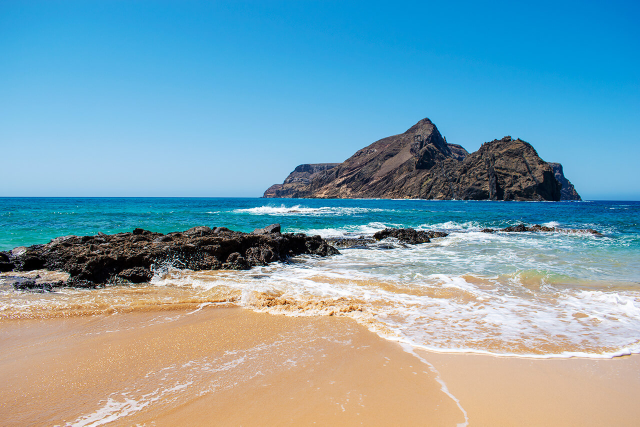
#> input picture pic/ocean.jpg, 1280 x 853 px (shown at 1/2 size)
$ python task3.py   (older library calls are emulated)
#> lines starting #> are read from the running program, lines starting #| are printed output that depends on the picture; after the words box and inside, x2 and y2 are one past the last pixel; in counts of white or black regions, pixels touching at a corner belong together
import cv2

# открываем и ресайзим изображение
img = cv2.imread("pic/ocean.jpg", cv2.IMREAD_UNCHANGED)
#> img is the input picture: shape (853, 1280, 3); mean B, G, R 176.4, 162.3, 123.7
img = cv2.resize(img, (640, 420))
#> img: shape (420, 640, 3)
# переводим в оттенки сеерого
gray = cv2.cvtColor(img, cv2.COLOR_BGR2GRAY)

cv2.imshow("Before", img)
cv2.imshow("Gray", gray)

# создание выравнивания гистограмм
img_eh = cv2.equalizeHist(gray)
cv2.imshow('equalizeHist', img_eh)

# локальное выравнивание гистограмм
clahe = cv2.createCLAHE(clipLimit=2.0, tileGridSize=(8, 8))
dst = clahe.apply(gray)
cv2.imshow("Local", dst)

# Гауссовское размытие
hsv = cv2.GaussianBlur(gray, (9, 9), 0)
cv2.imshow('Gaussian Blur', hsv)

# фильтр Лапласа
laplacian = cv2.Laplacian(hsv, cv2.CV_64F)

# фильтры Собеля
sobelx = cv2.Sobel(hsv, cv2.CV_64F, 1, 0, ksize=1) # x
sobely = cv2.Sobel(hsv, cv2.CV_64F, 0, 1, ksize=5) # y
sobelxy = cv2.Sobel(hsv, cv2.CV_64F, 1, 1, ksize=5) # y
cv2.imshow('Laplacian', laplacian)
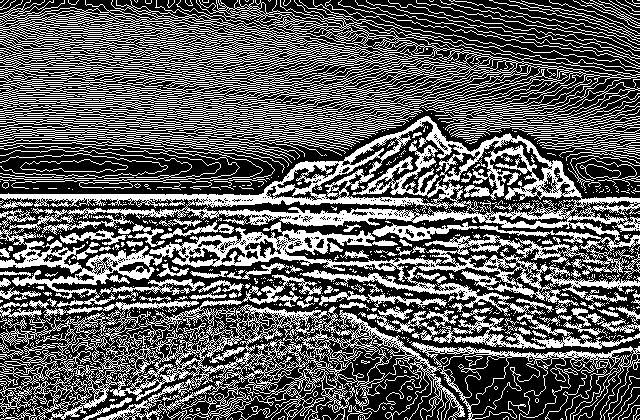
#> window 'Laplacian': shape (420, 640); 37.3% white in thin lines or dots
cv2.imshow('Sobel x', sobelx)
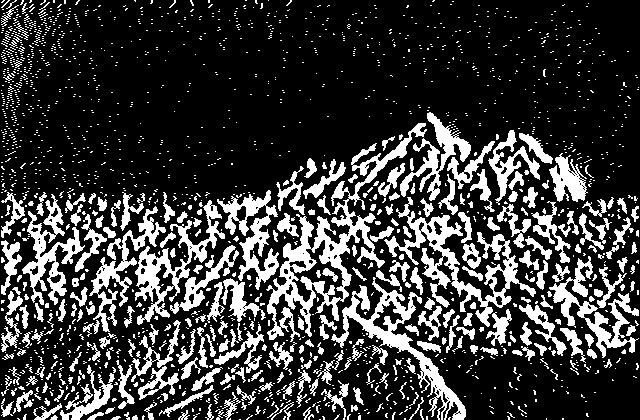
#> window 'Sobel x': shape (420, 640); 23.2% white; 1844 white regions (1576 under 20 px), largest, box (x1, y1, x2, y2) and area: (266, 123, 427, 342) 5950, (384, 197, 536, 327) 4006, (331, 277, 466, 420) 3346
cv2.imshow('Sobel y', sobely)
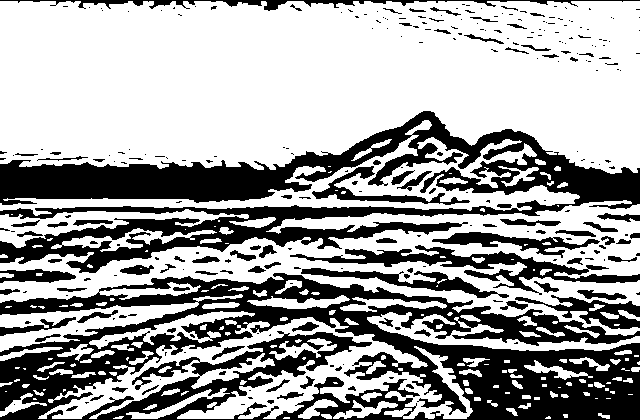
#> window 'Sobel y': shape (420, 640); 64.1% white; 280 black regions (189 under 20 px), largest, box (x1, y1, x2, y2) and area: (0, 273, 640, 420) 44666, (0, 111, 640, 273) 32617, (290, 245, 640, 295) 4000
cv2.imshow('Sobel xy', sobelxy)
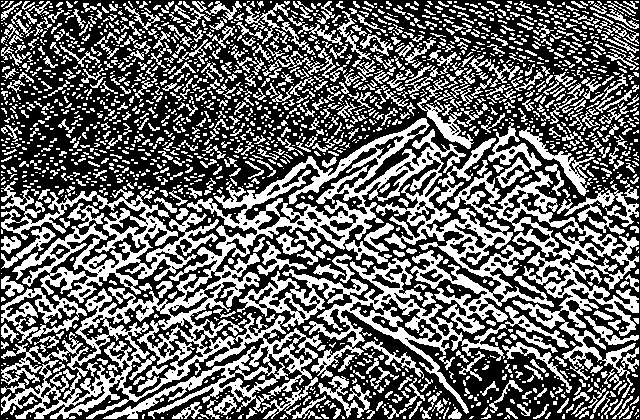
#> window 'Sobel xy': shape (420, 640); 40.8% white; 2131 white regions (1460 under 20 px), largest, box (x1, y1, x2, y2) and area: (1, 118, 554, 419) 30833, (447, 171, 639, 398) 8486, (237, 258, 569, 414) 7793

# открываем изображение с собакой
img2 = cv2.imread("pic/haska.png", cv2.IMREAD_UNCHANGED)
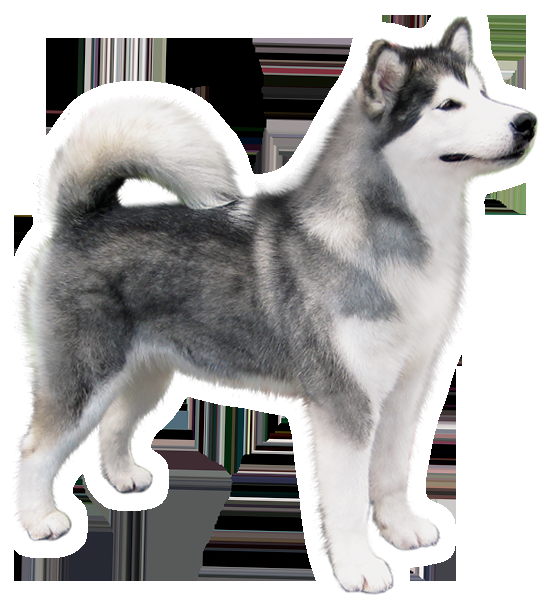
#> input picture pic/haska.png, 555 x 612 px
#> img2 is the input picture: shape (612, 555, 4); mean B, G, R, A 172.8, 173.4, 174.5, 113.6
img2 = cv2.resize(img2, (300, 300))
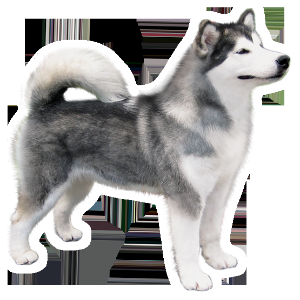
#> img2: shape (300, 300, 4); mean B, G, R, A 172.7, 173.4, 174.4, 113.6

# извлекаем размеры изображений
h, w, _ = img2.shape
#> h = 300; w = 300
rows, cols, _ = img.shape
#> rows = 420; cols = 640

# позиция изображения на переднем плане
y, x = 100, 100

# выполняем цикл по всем пикселям для смешивания изображений
for i in range(h):
    for j in range(w):
        if x + i >=  rows or y + j >=  cols:
            continue
        # считываем альфа-канал
        alpha = float(img2[i][j][3] / 255.0)
        img[x + i][y + j] = alpha * img2[i][j][:3] + (1 - alpha) * img[x + i][y + j]
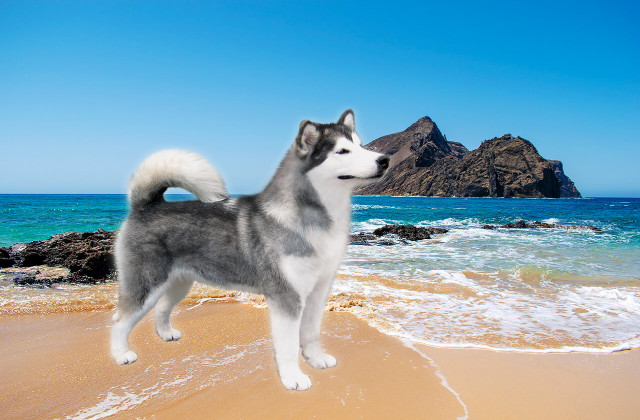
#> img: shape (420, 640, 3); mean B, G, R 177.6, 163.7, 127.9

cv2.imshow('Alpha', img)
cv2.waitKey(0)
